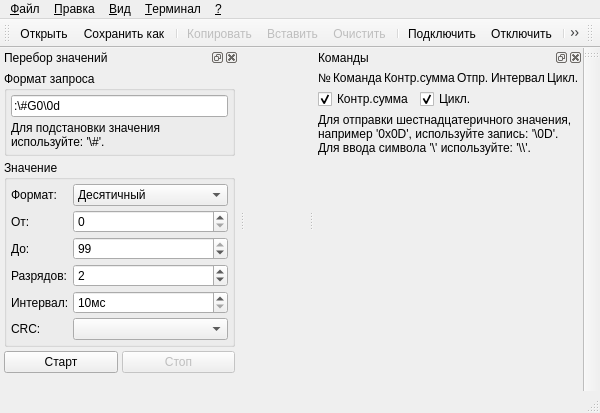
<?xml version="1.0" encoding="UTF-8"?>
<ui version="4.0">
 <class>MainWindow</class>
 <widget class="QMainWindow" name="MainWindow">
  <property name="geometry">
   <rect>
    <x>0</x>
    <y>0</y>
    <width>600</width>
    <height>401</height>
   </rect>
  </property>
  <property name="windowTitle">
   <string/>
  </property>
  <property name="iconSize">
   <size>
    <width>32</width>
    <height>32</height>
   </size>
  </property>
  <widget class="QWidget" name="centralWidget">
   <layout class="QVBoxLayout" name="verticalLayout"/>
  </widget>
  <widget class="QMenuBar" name="menuBar">
   <property name="geometry">
    <rect>
     <x>0</x>
     <y>0</y>
     <width>600</width>
     <height>22</height>
    </rect>
   </property>
   <widget class="QMenu" name="menuTerminal">
    <property name="title">
     <string>&amp;Терминал</string>
    </property>
    <widget class="QMenu" name="menuSend">
     <property name="title">
      <string>Отправить</string>
     </property>
     <property name="icon">
      <iconset resource="../res.qrc">
       <normaloff>:/ico/send.ico</normaloff>:/ico/send.ico</iconset>
     </property>
    </widget>
    <widget class="QMenu" name="menuLoop">
     <property name="title">
      <string>Циклически</string>
     </property>
     <property name="icon">
      <iconset resource="../res.qrc">
       <normaloff>:/ico/loop.png</normaloff>:/ico/loop.png</iconset>
     </property>
    </widget>
    <addaction name="actionConnect"/>
    <addaction name="actionDisconnect"/>
    <addaction name="separator"/>
    <addaction name="actionSettings"/>
    <addaction name="separator"/>
    <addaction name="menuSend"/>
    <addaction name="menuLoop"/>
    <addaction name="separator"/>
    <addaction name="actionDtr"/>
    <addaction name="actionRts"/>
    <addaction name="actionSendBreak"/>
    <addaction name="separator"/>
    <addaction name="actionSendFile"/>
   </widget>
   <widget class="QMenu" name="menuHelp">
    <property name="title">
     <string>&amp;?</string>
    </property>
    <addaction name="actionAbout"/>
   </widget>
   <widget class="QMenu" name="menuFile">
    <property name="title">
     <string>&amp;Файл</string>
    </property>
    <addaction name="actionOpen"/>
    <addaction name="actionSaveAs"/>
    <addaction name="separator"/>
    <addaction name="actionQuit"/>
   </widget>
   <widget class="QMenu" name="menuView">
    <property name="title">
     <string>&amp;Вид</string>
    </property>
   </widget>
   <widget class="QMenu" name="menu">
    <property name="title">
     <string>&amp;Правка</string>
    </property>
    <addaction name="actionCopy"/>
    <addaction name="actionPaste"/>
    <addaction name="actionSelectAll"/>
    <addaction name="separator"/>
    <addaction name="actionFind"/>
    <addaction name="separator"/>
    <addaction name="actionClear"/>
   </widget>
   <addaction name="menuFile"/>
   <addaction name="menu"/>
   <addaction name="menuView"/>
   <addaction name="menuTerminal"/>
   <addaction name="menuHelp"/>
  </widget>
  <widget class="QToolBar" name="toolBar">
   <attribute name="toolBarArea">
    <enum>TopToolBarArea</enum>
   </attribute>
   <attribute name="toolBarBreak">
    <bool>false</bool>
   </attribute>
   <addaction name="actionOpen"/>
   <addaction name="actionSaveAs"/>
   <addaction name="separator"/>
   <addaction name="actionCopy"/>
   <addaction name="actionPaste"/>
   <addaction name="actionClear"/>
   <addaction name="separator"/>
   <addaction name="actionConnect"/>
   <addaction name="actionDisconnect"/>
   <addaction name="separator"/>
   <addaction name="actionSettings"/>
   <addaction name="separator"/>
   <addaction name="actionSendFile"/>
   <addaction name="separator"/>
   <addaction name="actionDtr"/>
   <addaction name="actionRts"/>
   <addaction name="separator"/>
  </widget>
  <widget class="QStatusBar" name="statusBar"/>
  <widget class="QToolBar" name="toolBarCommand">
   <property name="windowTitle">
    <string>Команды</string>
   </property>
   <attribute name="toolBarArea">
    <enum>TopToolBarArea</enum>
   </attribute>
   <attribute name="toolBarBreak">
    <bool>false</bool>
   </attribute>
  </widget>
  <widget class="QDockWidget" name="dockWidgetCommands">
   <property name="windowIcon">
    <iconset resource="../res.qrc">
     <normaloff>:/ico/commands.ico</normaloff>:/ico/commands.ico</iconset>
   </property>
   <property name="windowTitle">
    <string>Команды</string>
   </property>
   <attribute name="dockWidgetArea">
    <number>2</number>
   </attribute>
   <widget class="QWidget" name="dockWidgetContentsCommands">
    <layout class="QVBoxLayout" name="verticalLayout_2">
     <property name="spacing">
      <number>4</number>
     </property>
     <property name="leftMargin">
      <number>4</number>
     </property>
     <property name="topMargin">
      <number>4</number>
     </property>
     <property name="rightMargin">
      <number>4</number>
     </property>
     <property name="bottomMargin">
      <number>4</number>
     </property>
     <item>
      <layout class="QGridLayout" name="gridLayoutCommands">
       <property name="spacing">
        <number>2</number>
       </property>
       <item row="0" column="1">
        <widget class="QLabel" name="labelCommand">
         <property name="text">
          <string>Команда</string>
         </property>
        </widget>
       </item>
       <item row="0" column="3">
        <widget class="QLabel" name="labelSend">
         <property name="text">
          <string>Отпр.</string>
         </property>
        </widget>
       </item>
       <item row="0" column="0">
        <widget class="QLabel" name="labelNum">
         <property name="text">
          <string>№</string>
         </property>
        </widget>
       </item>
       <item row="0" column="4">
        <widget class="QLabel" name="labelInterval">
         <property name="text">
          <string>Интервал</string>
         </property>
        </widget>
       </item>
       <item row="0" column="5">
        <widget class="QLabel" name="labelSendInterval">
         <property name="text">
          <string>Цикл.</string>
         </property>
        </widget>
       </item>
       <item row="0" column="2">
        <widget class="QLabel" name="labelCrc">
         <property name="text">
          <string>Контр.сумма</string>
         </property>
        </widget>
       </item>
      </layout>
     </item>
     <item>
      <layout class="QHBoxLayout" name="horizontalLayout_2">
       <item>
        <widget class="QCheckBox" name="checkBoxCrc">
         <property name="text">
          <string>Контр.сумма</string>
         </property>
         <property name="checked">
          <bool>true</bool>
         </property>
        </widget>
       </item>
       <item>
        <widget class="QCheckBox" name="checkBoxInterval">
         <property name="text">
          <string>Цикл.</string>
         </property>
         <property name="checked">
          <bool>true</bool>
         </property>
        </widget>
       </item>
       <item>
        <spacer name="horizontalSpacer">
         <property name="orientation">
          <enum>Qt::Orientation::Horizontal</enum>
         </property>
         <property name="sizeHint" stdset="0">
          <size>
           <width>40</width>
           <height>20</height>
          </size>
         </property>
        </spacer>
       </item>
      </layout>
     </item>
     <item>
      <widget class="QLabel" name="labelCommandsInfo">
       <property name="text">
        <string>Для отправки шестнадцатеричного значения, например '0x0D', используйте запись: '\0D'.
Для ввода символа '\' используйте: '\\'.</string>
       </property>
       <property name="wordWrap">
        <bool>true</bool>
       </property>
      </widget>
     </item>
     <item>
      <spacer name="verticalSpacer">
       <property name="orientation">
        <enum>Qt::Orientation::Vertical</enum>
       </property>
       <property name="sizeHint" stdset="0">
        <size>
         <width>20</width>
         <height>40</height>
        </size>
       </property>
      </spacer>
     </item>
    </layout>
   </widget>
  </widget>
  <widget class="QDockWidget" name="dockWidgetEnumerate">
   <property name="allowedAreas">
    <set>Qt::DockWidgetArea::AllDockWidgetAreas</set>
   </property>
   <property name="windowTitle">
    <string>Перебор значений</string>
   </property>
   <attribute name="dockWidgetArea">
    <number>1</number>
   </attribute>
   <widget class="QWidget" name="dockWidgetContentsEnumerate">
    <layout class="QVBoxLayout" name="verticalLayout_4">
     <property name="spacing">
      <number>4</number>
     </property>
     <property name="leftMargin">
      <number>4</number>
     </property>
     <property name="topMargin">
      <number>4</number>
     </property>
     <property name="rightMargin">
      <number>4</number>
     </property>
     <property name="bottomMargin">
      <number>4</number>
     </property>
     <item>
      <widget class="QGroupBox" name="groupBoxEnumerateFormat">
       <property name="sizePolicy">
        <sizepolicy hsizetype="Preferred" vsizetype="Fixed">
         <horstretch>0</horstretch>
         <verstretch>0</verstretch>
        </sizepolicy>
       </property>
       <property name="toolTip">
        <string/>
       </property>
       <property name="statusTip">
        <string/>
       </property>
       <property name="title">
        <string>Формат запроса</string>
       </property>
       <property name="flat">
        <bool>false</bool>
       </property>
       <layout class="QVBoxLayout" name="verticalLayout_3">
        <property name="spacing">
         <number>4</number>
        </property>
        <property name="leftMargin">
         <number>4</number>
        </property>
        <property name="topMargin">
         <number>4</number>
        </property>
        <property name="rightMargin">
         <number>4</number>
        </property>
        <property name="bottomMargin">
         <number>4</number>
        </property>
        <item>
         <widget class="QLineEdit" name="lineEditEnumerateFormat">
          <property name="toolTip">
           <string>Формат запроса</string>
          </property>
          <property name="text">
           <string>:\#G0\0d</string>
          </property>
         </widget>
        </item>
        <item>
         <widget class="QLabel" name="labelEnumerateFormatInfo">
          <property name="text">
           <string>Для подстановки значения используйте: '\#'.</string>
          </property>
          <property name="wordWrap">
           <bool>true</bool>
          </property>
         </widget>
        </item>
       </layout>
      </widget>
     </item>
     <item>
      <widget class="QGroupBox" name="groupBoxEnumerateValue">
       <property name="sizePolicy">
        <sizepolicy hsizetype="Preferred" vsizetype="Fixed">
         <horstretch>0</horstretch>
         <verstretch>0</verstretch>
        </sizepolicy>
       </property>
       <property name="statusTip">
        <string>Параметры перебора значений</string>
       </property>
       <property name="title">
        <string>Значение</string>
       </property>
       <property name="flat">
        <bool>false</bool>
       </property>
       <layout class="QFormLayout" name="formLayout">
        <property name="horizontalSpacing">
         <number>4</number>
        </property>
        <property name="verticalSpacing">
         <number>4</number>
        </property>
        <property name="leftMargin">
         <number>4</number>
        </property>
        <property name="topMargin">
         <number>4</number>
        </property>
        <property name="rightMargin">
         <number>4</number>
        </property>
        <property name="bottomMargin">
         <number>4</number>
        </property>
        <item row="0" column="0">
         <widget class="QLabel" name="labelEnumerateType">
          <property name="sizePolicy">
           <sizepolicy hsizetype="Preferred" vsizetype="Preferred">
            <horstretch>0</horstretch>
            <verstretch>0</verstretch>
           </sizepolicy>
          </property>
          <property name="statusTip">
           <string>Формат перебора значений</string>
          </property>
          <property name="text">
           <string>Формат:</string>
          </property>
         </widget>
        </item>
        <item row="0" column="1">
         <widget class="QComboBox" name="comboBoxEnumerateType">
          <property name="sizePolicy">
           <sizepolicy hsizetype="Preferred" vsizetype="Fixed">
            <horstretch>0</horstretch>
            <verstretch>0</verstretch>
           </sizepolicy>
          </property>
          <item>
           <property name="text">
            <string>Десятичный</string>
           </property>
          </item>
          <item>
           <property name="text">
            <string>Шестнадцатиричный</string>
           </property>
          </item>
          <item>
           <property name="text">
            <string>Бинарный big-endian</string>
           </property>
          </item>
          <item>
           <property name="text">
            <string>Бинарный little-endian</string>
           </property>
          </item>
         </widget>
        </item>
        <item row="1" column="0">
         <widget class="QLabel" name="labelEnumerateFrom">
          <property name="sizePolicy">
           <sizepolicy hsizetype="Preferred" vsizetype="Preferred">
            <horstretch>0</horstretch>
            <verstretch>0</verstretch>
           </sizepolicy>
          </property>
          <property name="statusTip">
           <string>Начальное значение</string>
          </property>
          <property name="text">
           <string>От:</string>
          </property>
         </widget>
        </item>
        <item row="1" column="1">
         <widget class="QSpinBox" name="spinBoxEnumerateFrom">
          <property name="maximum">
           <number>98</number>
          </property>
         </widget>
        </item>
        <item row="2" column="0">
         <widget class="QLabel" name="labelEnumerateTo">
          <property name="sizePolicy">
           <sizepolicy hsizetype="Preferred" vsizetype="Preferred">
            <horstretch>0</horstretch>
            <verstretch>0</verstretch>
           </sizepolicy>
          </property>
          <property name="statusTip">
           <string>Конечное значение</string>
          </property>
          <property name="text">
           <string>До:</string>
          </property>
         </widget>
        </item>
        <item row="2" column="1">
         <widget class="QSpinBox" name="spinBoxEnumerateTo">
          <property name="minimum">
           <number>1</number>
          </property>
          <property name="maximum">
           <number>99</number>
          </property>
          <property name="value">
           <number>99</number>
          </property>
         </widget>
        </item>
        <item row="3" column="0">
         <widget class="QLabel" name="labelEnumerateDigits">
          <property name="sizePolicy">
           <sizepolicy hsizetype="Preferred" vsizetype="Preferred">
            <horstretch>0</horstretch>
            <verstretch>0</verstretch>
           </sizepolicy>
          </property>
          <property name="statusTip">
           <string>Количество разрядов значения</string>
          </property>
          <property name="text">
           <string>Разрядов:</string>
          </property>
         </widget>
        </item>
        <item row="3" column="1">
         <widget class="QSpinBox" name="spinBoxEnumerateDigits">
          <property name="minimum">
           <number>1</number>
          </property>
          <property name="maximum">
           <number>4</number>
          </property>
          <property name="value">
           <number>2</number>
          </property>
         </widget>
        </item>
        <item row="4" column="0">
         <widget class="QLabel" name="labelEnumerateInterval">
          <property name="sizePolicy">
           <sizepolicy hsizetype="Preferred" vsizetype="Preferred">
            <horstretch>0</horstretch>
            <verstretch>0</verstretch>
           </sizepolicy>
          </property>
          <property name="statusTip">
           <string>Интервал отправки значений</string>
          </property>
          <property name="text">
           <string>Интервал:</string>
          </property>
         </widget>
        </item>
        <item row="4" column="1">
         <widget class="QSpinBox" name="spinBoxEnumerateInterval">
          <property name="suffix">
           <string>мс</string>
          </property>
          <property name="minimum">
           <number>10</number>
          </property>
          <property name="maximum">
           <number>1000</number>
          </property>
         </widget>
        </item>
        <item row="5" column="0">
         <widget class="QLabel" name="labelEnumerateCrc">
          <property name="sizePolicy">
           <sizepolicy hsizetype="Preferred" vsizetype="Preferred">
            <horstretch>0</horstretch>
            <verstretch>0</verstretch>
           </sizepolicy>
          </property>
          <property name="statusTip">
           <string>Добавить контрольную сумму</string>
          </property>
          <property name="text">
           <string>CRC:</string>
          </property>
         </widget>
        </item>
        <item row="5" column="1">
         <widget class="QComboBox" name="comboBoxEnumerateCrc">
          <property name="sizePolicy">
           <sizepolicy hsizetype="Preferred" vsizetype="Fixed">
            <horstretch>0</horstretch>
            <verstretch>0</verstretch>
           </sizepolicy>
          </property>
         </widget>
        </item>
       </layout>
      </widget>
     </item>
     <item>
      <layout class="QHBoxLayout" name="horizontalLayoutAddrButton">
       <property name="spacing">
        <number>4</number>
       </property>
       <item>
        <widget class="QPushButton" name="pushButtonStart">
         <property name="toolTip">
          <string/>
         </property>
         <property name="statusTip">
          <string>Запустить перебор значений</string>
         </property>
         <property name="text">
          <string>Старт</string>
         </property>
        </widget>
       </item>
       <item>
        <widget class="QPushButton" name="pushButtonStop">
         <property name="enabled">
          <bool>false</bool>
         </property>
         <property name="toolTip">
          <string/>
         </property>
         <property name="statusTip">
          <string>Остановить перебор значений</string>
         </property>
         <property name="text">
          <string>Стоп</string>
         </property>
        </widget>
       </item>
      </layout>
     </item>
     <item>
      <spacer name="verticalSpacerAddr">
       <property name="orientation">
        <enum>Qt::Orientation::Vertical</enum>
       </property>
       <property name="sizeHint" stdset="0">
        <size>
         <width>20</width>
         <height>40</height>
        </size>
       </property>
      </spacer>
     </item>
    </layout>
   </widget>
  </widget>
  <widget class="QToolBar" name="toolBarCommandLoop">
   <property name="windowTitle">
    <string>toolBar_2</string>
   </property>
   <attribute name="toolBarArea">
    <enum>RightToolBarArea</enum>
   </attribute>
   <attribute name="toolBarBreak">
    <bool>false</bool>
   </attribute>
  </widget>
  <action name="actionAbout">
   <property name="icon">
    <iconset resource="../res.qrc">
     <normaloff>:/ico/about.ico</normaloff>:/ico/about.ico</iconset>
   </property>
   <property name="text">
    <string>О программе...</string>
   </property>
   <property name="iconText">
    <string>О программе...</string>
   </property>
   <property name="toolTip">
    <string>О программе...</string>
   </property>
   <property name="shortcut">
    <string>F1</string>
   </property>
  </action>
  <action name="actionConnect">
   <property name="icon">
    <iconset resource="../res.qrc">
     <normaloff>:/ico/connect.ico</normaloff>:/ico/connect.ico</iconset>
   </property>
   <property name="text">
    <string>Подключить</string>
   </property>
   <property name="toolTip">
    <string>Подключить последовательный порт</string>
   </property>
   <property name="shortcut">
    <string>F7</string>
   </property>
  </action>
  <action name="actionDisconnect">
   <property name="icon">
    <iconset resource="../res.qrc">
     <normaloff>:/ico/disconnect.ico</normaloff>:/ico/disconnect.ico</iconset>
   </property>
   <property name="text">
    <string>Отключить</string>
   </property>
   <property name="toolTip">
    <string>Отключить последовательный порт</string>
   </property>
   <property name="shortcut">
    <string>F8</string>
   </property>
  </action>
  <action name="actionSettings">
   <property name="icon">
    <iconset resource="../res.qrc">
     <normaloff>:/ico/settings.ico</normaloff>:/ico/settings.ico</iconset>
   </property>
   <property name="text">
    <string>Параметры</string>
   </property>
   <property name="toolTip">
    <string>Параметры подключения</string>
   </property>
   <property name="shortcut">
    <string>F9</string>
   </property>
  </action>
  <action name="actionClear">
   <property name="enabled">
    <bool>false</bool>
   </property>
   <property name="icon">
    <iconset resource="../res.qrc">
     <normaloff>:/ico/clear.ico</normaloff>:/ico/clear.ico</iconset>
   </property>
   <property name="text">
    <string>Очистить</string>
   </property>
   <property name="toolTip">
    <string>Очистить терминал</string>
   </property>
   <property name="shortcut">
    <string>F12</string>
   </property>
  </action>
  <action name="actionQuit">
   <property name="icon">
    <iconset resource="../res.qrc">
     <normaloff>:/ico/exit.ico</normaloff>:/ico/exit.ico</iconset>
   </property>
   <property name="text">
    <string>Выход</string>
   </property>
   <property name="toolTip">
    <string>Выход</string>
   </property>
  </action>
  <action name="actionSaveAs">
   <property name="icon">
    <iconset resource="../res.qrc">
     <normaloff>:/ico/save.ico</normaloff>:/ico/save.ico</iconset>
   </property>
   <property name="text">
    <string>Сохранить как...</string>
   </property>
   <property name="toolTip">
    <string>Сохранить содержимое терминала в текстовый файл</string>
   </property>
   <property name="shortcut">
    <string>Ctrl+S</string>
   </property>
  </action>
  <action name="actionCopy">
   <property name="checkable">
    <bool>false</bool>
   </property>
   <property name="enabled">
    <bool>false</bool>
   </property>
   <property name="icon">
    <iconset resource="../res.qrc">
     <normaloff>:/ico/copy.ico</normaloff>:/ico/copy.ico</iconset>
   </property>
   <property name="text">
    <string>&amp;Копировать</string>
   </property>
   <property name="toolTip">
    <string>Копировать выделенный текст в буфер обмена</string>
   </property>
   <property name="shortcut">
    <string>Ctrl+C</string>
   </property>
  </action>
  <action name="actionPaste">
   <property name="enabled">
    <bool>false</bool>
   </property>
   <property name="icon">
    <iconset resource="../res.qrc">
     <normaloff>:/ico/paste.ico</normaloff>:/ico/paste.ico</iconset>
   </property>
   <property name="text">
    <string>&amp;Вставить</string>
   </property>
   <property name="toolTip">
    <string>Вставить текст из буфера обмена</string>
   </property>
   <property name="shortcut">
    <string>Ctrl+V</string>
   </property>
  </action>
  <action name="actionSelectAll">
   <property name="enabled">
    <bool>false</bool>
   </property>
   <property name="icon">
    <iconset resource="../res.qrc">
     <normaloff>:/ico/select.ico</normaloff>:/ico/select.ico</iconset>
   </property>
   <property name="text">
    <string>&amp;Выделить всё</string>
   </property>
   <property name="shortcut">
    <string>Ctrl+A</string>
   </property>
  </action>
  <action name="actionSelectFont">
   <property name="enabled">
    <bool>true</bool>
   </property>
   <property name="icon">
    <iconset resource="../res.qrc">
     <normaloff>:/ico/font.ico</normaloff>:/ico/font.ico</iconset>
   </property>
   <property name="text">
    <string>&amp;Шрифт...</string>
   </property>
   <property name="toolTip">
    <string>Выбрать шрифт для окна терминала</string>
   </property>
   <property name="shortcut">
    <string>Ctrl+I</string>
   </property>
  </action>
  <action name="actionFind">
   <property name="checkable">
    <bool>false</bool>
   </property>
   <property name="enabled">
    <bool>false</bool>
   </property>
   <property name="icon">
    <iconset resource="../res.qrc">
     <normaloff>:/ico/find.ico</normaloff>:/ico/find.ico</iconset>
   </property>
   <property name="text">
    <string>&amp;Найти...</string>
   </property>
   <property name="iconText">
    <string>Найти...</string>
   </property>
   <property name="toolTip">
    <string>Найти...</string>
   </property>
   <property name="shortcut">
    <string>Ctrl+F</string>
   </property>
  </action>
  <action name="actionOpen">
   <property name="icon">
    <iconset resource="../res.qrc">
     <normaloff>:/ico/open.ico</normaloff>:/ico/open.ico</iconset>
   </property>
   <property name="text">
    <string>&amp;Открыть</string>
   </property>
   <property name="toolTip">
    <string>Открыть файл</string>
   </property>
   <property name="shortcut">
    <string>Ctrl+O</string>
   </property>
  </action>
  <action name="actionSendBreak">
   <property name="enabled">
    <bool>false</bool>
   </property>
   <property name="icon">
    <iconset resource="../res.qrc">
     <normaloff>:/ico/break.ico</normaloff>:/ico/break.ico</iconset>
   </property>
   <property name="text">
    <string>Отправить '&amp;Break'</string>
   </property>
   <property name="toolTip">
    <string>Отправить 'Break'</string>
   </property>
   <property name="shortcut">
    <string>Ctrl+Cancel</string>
   </property>
  </action>
  <action name="actionRts">
   <property name="checkable">
    <bool>true</bool>
   </property>
   <property name="enabled">
    <bool>false</bool>
   </property>
   <property name="icon">
    <iconset resource="../res.qrc">
     <normaloff>:/ico/rts.png</normaloff>:/ico/rts.png</iconset>
   </property>
   <property name="text">
    <string>RTS</string>
   </property>
   <property name="toolTip">
    <string>Состояние линии 'RTS'</string>
   </property>
   <property name="shortcut">
    <string>F11</string>
   </property>
  </action>
  <action name="actionDtr">
   <property name="checkable">
    <bool>true</bool>
   </property>
   <property name="enabled">
    <bool>false</bool>
   </property>
   <property name="icon">
    <iconset resource="../res.qrc">
     <normaloff>:/ico/dtr.png</normaloff>:/ico/dtr.png</iconset>
   </property>
   <property name="text">
    <string>DTR</string>
   </property>
   <property name="toolTip">
    <string>Состояние линии 'DTR'</string>
   </property>
   <property name="shortcut">
    <string>F10</string>
   </property>
  </action>
  <action name="actionSendFile">
   <property name="enabled">
    <bool>false</bool>
   </property>
   <property name="icon">
    <iconset resource="../res.qrc">
     <normaloff>:/ico/sendFile.ico</normaloff>:/ico/sendFile.ico</iconset>
   </property>
   <property name="text">
    <string>Отправить &amp;файл</string>
   </property>
   <property name="toolTip">
    <string>Отправить файл</string>
   </property>
   <property name="shortcut">
    <string>Ctrl+W</string>
   </property>
  </action>
 </widget>
 <layoutdefault spacing="6" margin="11"/>
 <resources>
  <include location="../res.qrc"/>
 </resources>
 <connections/>
</ui>
